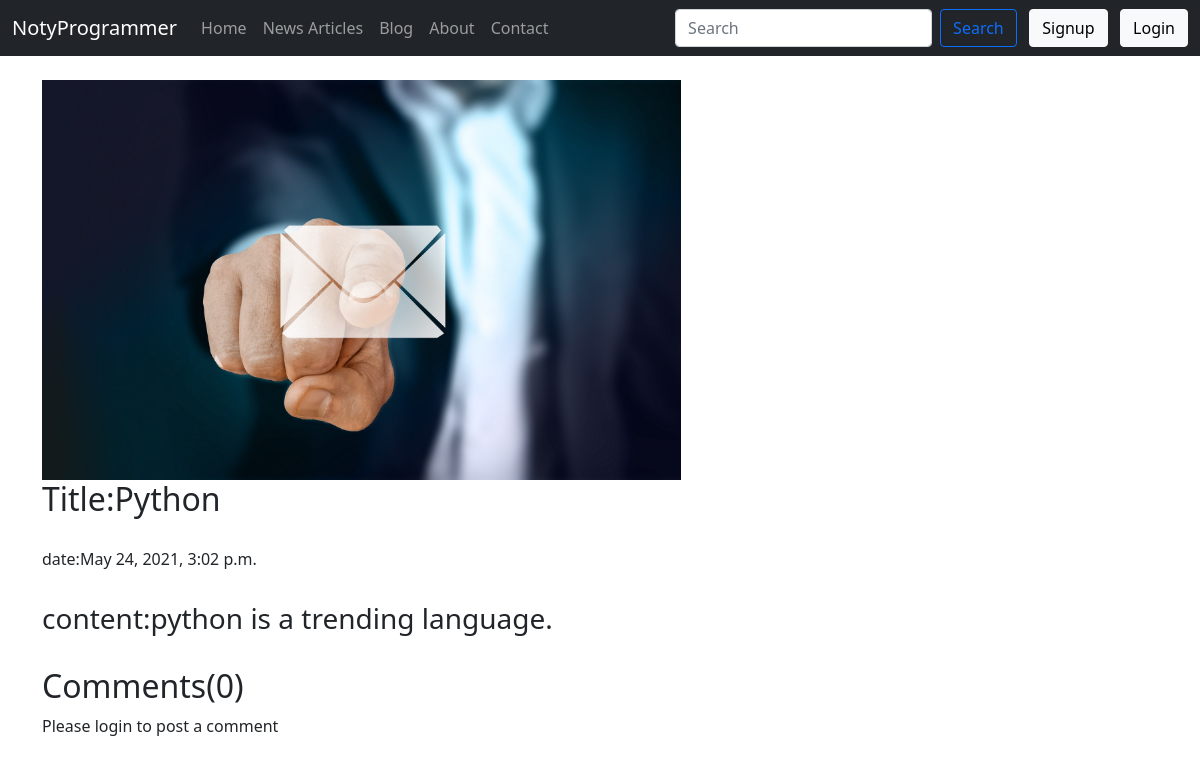
Page /blog/python on the earlier database version.
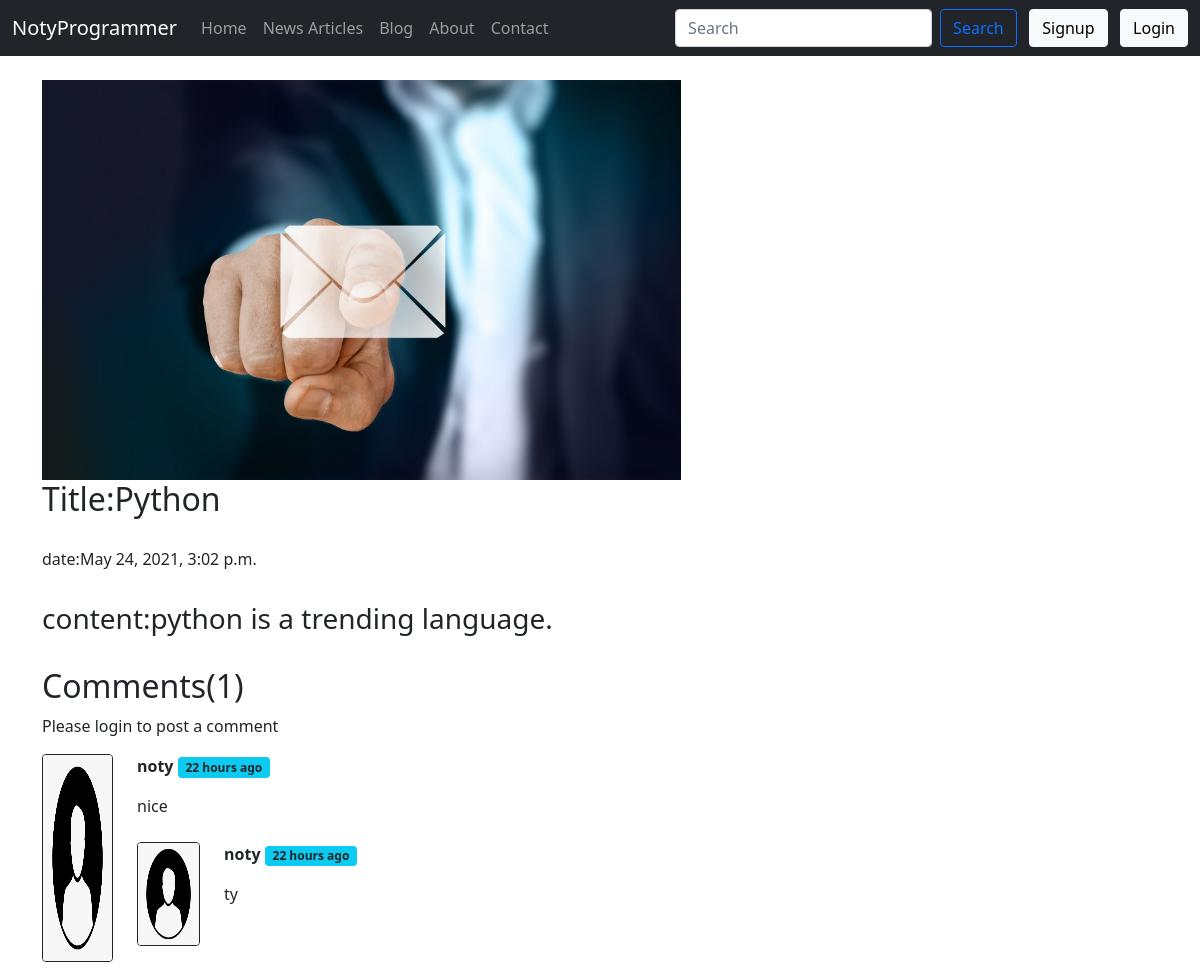
Same page on the later database version.
### blog/models.py (models this page shows, shortened)
class BlogComment(models.Model):
    Sno = models.AutoField(primary_key=True)
    comment = models.TextField()
    user = models.ForeignKey(User,on_delete=models.CASCADE)
    post = models.ForeignKey(Post,on_delete=models.CASCADE)
    parent = models.ForeignKey('self',on_delete=models.CASCADE,null=True)
    timestamp = models.DateTimeField(default=now)

### blog/views.py (the view)
# urls.py: path('<str:slug>', views.blogpost, name='blogpost'),
def blogpost(request,slug):
    post=Post.objects.filter(slug=slug).first()
    comments = BlogComment.objects.filter(post=post,parent=None)
    replies = BlogComment.objects.filter(post=post).exclude(parent=None)
    replyDict = {}
    for reply in replies:
        if reply.parent.Sno not in replyDict.keys():
            replyDict[reply.parent.Sno]=[reply]
        else:
            replyDict[reply.parent.Sno].append(reply)
    context={'post':post,'comments':comments,'user':request.user,'replyDict':replyDict}
    return render(request,"blogtemp/blogpost.html",context)

### blog/templatetags/extras.py (called while the page is built)
@register.filter(name='get_val')
def get_val(dict,key):
    return dict.get(key)

### templates/blogtemp/blogpost.html (shortened to what this page needs)
{% extends 'index.html' %}
{% block blogactive %}active{% endblock blogactive %}
{% block body %}
{% load humanize %}
{% load extras %}
<div class="container">
<br>
<img src="{{post.img.url}}">
<h2>Title:{{post.title}}</h2></br>
<h6>date:{{post.timestamp}}</h6></br>
<h3>content:{{post.content}}</h3></br>
</div>
<div class="container">
<h2>Comments({{comments.count}})</h2>
<div class="my-2">
{% if user.is_authenticated %}
<form method="post" action="/blog/postComment" class="row g-3">
{% csrf_token %}
  <div class="col-5 form-group">
      <input type="text" class="form-control" id="comment" name="comment" placeholder="Enter Comment">
  </div>
  <input type="hidden" name="postSno" value="{{post.Sno}}">
  <input type="hidden" name="ParentSno" value="">
  <div class="col-auto">
    <button type="submit" class="btn btn-dark mb-3" value="Post">Post</button>
  </div>
</form>
{% else %}
<p>Please login to post a comment</p>
{% endif %}
</div>
{% for comment in comments  %}
<div class="row my-3">
<div class="col-md-1"><img src="../static/user.png" class="rounded mx-auto d-block w-100 h-100  border border-dark"></div>
<div class="col-md-11"><b>{{comment.user.username}}</b> <span class="badge bg-info text-dark"> {{comment.timestamp | naturaltime}} </span>
<div class="my-3">{{comment.comment}}</div>
<div class="reply mx-0">
<div class="replies  my-2">
{% for reply in replyDict|get_val:comment.Sno %}
<div class="row">
<div class="col-md-1 my-2"><img src="../static/user.png" class="rounded mx-auto d-block w-100 h-100  border border-dark">
</div>
<div class="col-md-11 my-2">
<b>{{reply.user.username}}</b> <span class="badge bg-info text-dark"> {{reply.timestamp | naturaltime}} </span>
<div class="my-3">{{reply.comment}}</div>
<br>
</div>
</div>
{% endfor %}
</div>
</div>
</div>
</div>
{% endfor %}
</div>
{% endblock body %}

Differences in the rows shown:
added BlogComment: user.username "noty", timestamp "22 hours ago", comment "nice", shown under "Comments(1)"
added BlogComment: user.username "noty", timestamp "22 hours ago", comment "ty"
Other differences:
{{ comments.count }}: "0" → "1"
